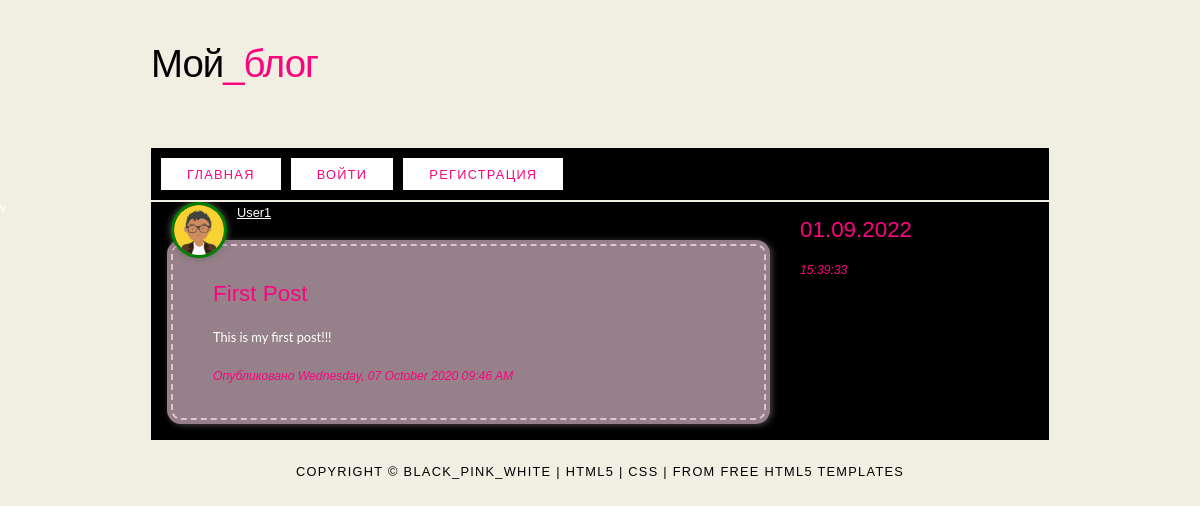
/post/1, run on the app's committed database.
### flask_blog/models.py (models this page shows, shortened)
class User(db.Model, UserMixin):
    id = db.Column(db.Integer, primary_key=True)
    username = db.Column(db.String(20), unique=True, nullable=False)
    email = db.Column(db.String(120), unique=True, nullable=False)
    image_file = db.Column(db.String(20), nullable=False,
                           default='default.png')
    password = db.Column(db.String(60), nullable=False)
    posts = db.relationship('Post', backref='author', lazy=True)

class Post(db.Model):
    id = db.Column(db.Integer, primary_key=True)
    title = db.Column(db.String(100), nullable=False)
    date_posted = db.Column(db.DateTime, nullable=False,
                            default=datetime.utcnow)
    content = db.Column(db.Text, nullable=False)
    user_id = db.Column(db.Integer, db.ForeignKey('user.id'), nullable=False)

### flask_blog/posts/routes.py (the view)
@posts.route("/post/<int:post_id>")
def post(post_id):
    post = Post.query.get_or_404(post_id)
    return render_template('post.html', title=post.title, post=post)

### flask_blog/templates/post.html (shortened to what this page needs)
{% extends "layout.html" %}
{% block content %}
<span class="left"><img class="profile" src="{{ url_for('static', filename='profile_pics/' + post.author.image_file) }}"
                        alt="example graphic"/></span>
<p><a href="{{ url_for('users.user_posts', username=post.author.username) }}">{{ post.author.username }}</a></p>
<div class="post">
    <h2>{{ post.title }}</h2>
    <p>{{ post.content }}</p>
    <h6>Опубликовано {{ post.date_posted.strftime('%A, %d %B %Y %I:%M %p') }}</h6>
</div>
{% endblock content %}

### flask_blog/static/main.css (style rules this page uses)
html { height: 100%; }
* { margin: 0; padding: 0; }
body { font: normal .80em 'trebuchet ms', arial, sans-serif; background: #F0EFE2 url(background.png) repeat; color: #FFF; }
p { padding: 0 0 20px 0; line-height: 1.7em; }
img { border: 0; }
h1, h2, h3, h4, h5, h6 { font: normal 175% 'century gothic', arial, sans-serif; color: #FA057E; margin: 0 0 15px 0; padding: 15px 0 5px 0; }
h2 { font: normal 175% 'century gothic', arial, sans-serif; }
h4, h5, h6 { margin: 0; padding: 0 0 5px 0; font: normal 120% arial, sans-serif; }
h5, h6 { font: italic 95% arial, sans-serif; padding: 0 0 15px 0; }
a, a:hover { outline: none; text-decoration: underline; color: #FFF; }
.left { float: left; width: auto; margin-right: 10px; }

### flask_blog/templates/post.html (style rules this page uses)
.profile { border-radius: 100px; width: 50px; height: 50px; border: 3px solid green; box-shadow: 0 0 7px #666; }
.post { padding: 20px 40px; background: #968089; border: 2px dashed #e3c3d4; border-radius: 10px; box-shadow: 0 0 0 4px #968089, 2px 1px 6px 4px rgba(150, 128, 137, 0.5); color: #fff; font-family: 'Lato', sans-serif; }

### data on the page
User: image_file (placeholder picture), author.username "User1"
Post: title "First Post", content "This is my first post!!!", date_posted "Wednesday, 07 October 2020 09:46 AM"
